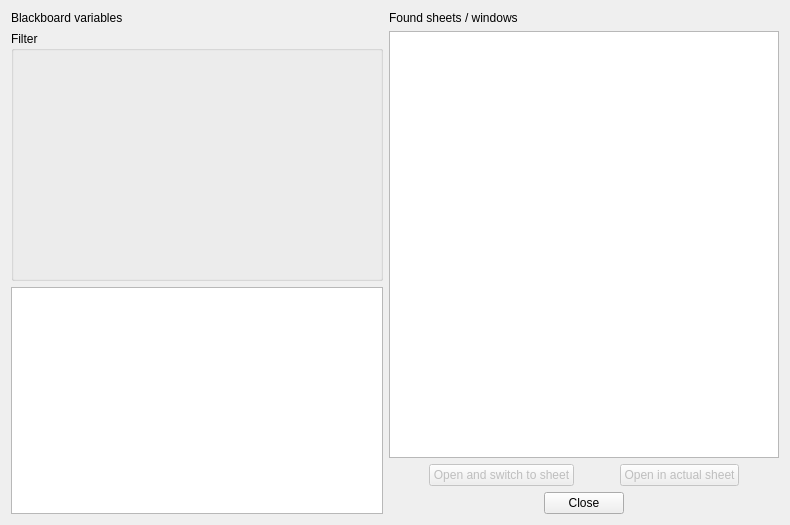
<?xml version="1.0" encoding="UTF-8"?>
<ui version="4.0">
 <class>SearchWindowIncludedVariableDialog</class>
 <widget class="QDialog" name="SearchWindowIncludedVariableDialog">
  <property name="geometry">
   <rect>
    <x>0</x>
    <y>0</y>
    <width>790</width>
    <height>525</height>
   </rect>
  </property>
  <property name="windowTitle">
   <string>Search window displayed variable</string>
  </property>
  <layout class="QHBoxLayout" name="horizontalLayout_3">
   <item>
    <layout class="QVBoxLayout" name="verticalLayout_2">
     <item>
      <widget class="QLabel" name="label_2">
       <property name="text">
        <string>Blackboard variables</string>
       </property>
      </widget>
     </item>
     <item>
      <widget class="ConfigFilter" name="Filter">
       <property name="minimumSize">
        <size>
         <width>0</width>
         <height>250</height>
        </size>
       </property>
       <property name="title">
        <string>Filter</string>
       </property>
      </widget>
     </item>
     <item>
      <widget class="QListWidget" name="BlackboardVariableListWidget">
       <property name="sortingEnabled">
        <bool>true</bool>
       </property>
      </widget>
     </item>
    </layout>
   </item>
   <item>
    <layout class="QVBoxLayout" name="verticalLayout">
     <item>
      <widget class="QLabel" name="label">
       <property name="text">
        <string>Found sheets / windows</string>
       </property>
      </widget>
     </item>
     <item>
      <widget class="QTableWidget" name="WindowTableWidget">
       <property name="editTriggers">
        <set>QAbstractItemView::NoEditTriggers</set>
       </property>
       <property name="selectionBehavior">
        <enum>QAbstractItemView::SelectRows</enum>
       </property>
      </widget>
     </item>
     <item>
      <layout class="QHBoxLayout" name="horizontalLayout_2">
       <item>
        <spacer name="horizontalSpacer_2">
         <property name="orientation">
          <enum>Qt::Horizontal</enum>
         </property>
         <property name="sizeHint" stdset="0">
          <size>
           <width>40</width>
           <height>20</height>
          </size>
         </property>
        </spacer>
       </item>
       <item>
        <widget class="QPushButton" name="OpenAndSwitchPushButton">
         <property name="enabled">
          <bool>false</bool>
         </property>
         <property name="text">
          <string>Open and switch to sheet</string>
         </property>
        </widget>
       </item>
       <item>
        <spacer name="horizontalSpacer">
         <property name="orientation">
          <enum>Qt::Horizontal</enum>
         </property>
         <property name="sizeHint" stdset="0">
          <size>
           <width>40</width>
           <height>20</height>
          </size>
         </property>
        </spacer>
       </item>
       <item>
        <widget class="QPushButton" name="OpenInActualPushButton">
         <property name="enabled">
          <bool>false</bool>
         </property>
         <property name="text">
          <string>Open in actual sheet</string>
         </property>
        </widget>
       </item>
       <item>
        <spacer name="horizontalSpacer_3">
         <property name="orientation">
          <enum>Qt::Horizontal</enum>
         </property>
         <property name="sizeHint" stdset="0">
          <size>
           <width>40</width>
           <height>20</height>
          </size>
         </property>
        </spacer>
       </item>
      </layout>
     </item>
     <item>
      <layout class="QHBoxLayout" name="horizontalLayout">
       <item>
        <spacer name="horizontalSpacer_5">
         <property name="orientation">
          <enum>Qt::Horizontal</enum>
         </property>
         <property name="sizeHint" stdset="0">
          <size>
           <width>40</width>
           <height>20</height>
          </size>
         </property>
        </spacer>
       </item>
       <item>
        <widget class="QPushButton" name="ClosePushButton">
         <property name="text">
          <string>Close</string>
         </property>
        </widget>
       </item>
       <item>
        <spacer name="horizontalSpacer_4">
         <property name="orientation">
          <enum>Qt::Horizontal</enum>
         </property>
         <property name="sizeHint" stdset="0">
          <size>
           <width>40</width>
           <height>20</height>
          </size>
         </property>
        </spacer>
       </item>
      </layout>
     </item>
    </layout>
   </item>
  </layout>
 </widget>
 <customwidgets>
  <customwidget>
   <class>ConfigFilter</class>
   <extends>QGroupBox</extends>
   <header>ConfigFilter.h</header>
   <container>1</container>
  </customwidget>
 </customwidgets>
 <resources/>
 <connections/>
</ui>
